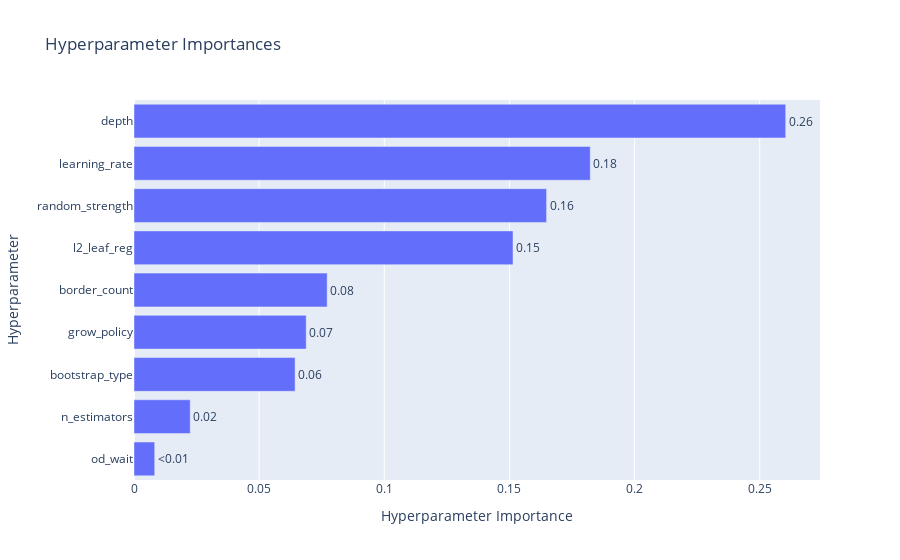

This figure's notebook cell:
### Code cell
# Hyperparameter importances

optuna.visualization.plot_param_importances(study)

### Figure 1 — Plotly figure (JSON) as saved in the notebook; plotly's stock layout.template omitted (floating-point values rounded to 4 significant figures)
{"data": [{"cliponaxis": false, "hovertemplate": ["od_wait (IntDistribution): 0.008265676434615248<extra></extra>", "n_estimators (IntDistribution): 0.022464104142137835<extra></extra>", "bootstrap_type (CategoricalDistribution): 0.06436092701817185<extra></extra>", "grow_policy (CategoricalDistribution): 0.06879436937571072<extra></extra>", "border_count (IntDistribution): 0.0771776080706243<extra></extra>", "l2_leaf_reg (FloatDistribution): 0.15143309297065063<extra></extra>", "random_strength (FloatDistribution): 0.16483829364809532<extra></extra>", "learning_rate (FloatDistribution): 0.18228877549131486<extra></extra>", "depth (IntDistribution): 0.2603771528486791<extra></extra>"], "name": "Objective Value", "orientation": "h", "text": ["<0.01", "0.02", "0.06", "0.07", "0.08", "0.15", "0.16", "0.18", "0.26"], "textposition": "outside", "type": "bar", "x": [0.008266, 0.02246, 0.06436, 0.06879, 0.07718, 0.1514, 0.1648, 0.1823, 0.2604], "y": ["od_wait", "n_estimators", "bootstrap_type", "grow_policy", "border_count", "l2_leaf_reg", "random_strength", "learning_rate", "depth"]}], "layout": {"title": {"text": "Hyperparameter Importances"}, "xaxis": {"title": {"text": "Hyperparameter Importance"}}, "yaxis": {"title": {"text": "Hyperparameter"}}}}
